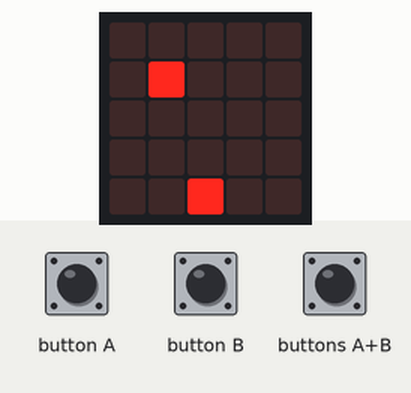
A program run on a simulated BBC micro:bit (MakeCode). Parts: the board's 5×5 LED display. The inputs (shaded band) are chosen by the test bench. Random numbers come from a fixed seed; the run ends where the board's game-over animation would start. At 4.1 s the program stops and its outputs stay as they are.

Above: at 1.6 s.
1.7 s: buttons A+B pressed for 0.15 s
At 1.9 s:
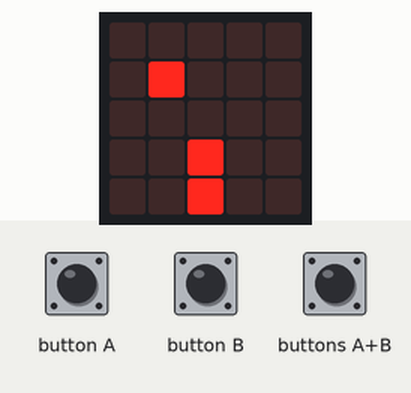
At 5.2 s:
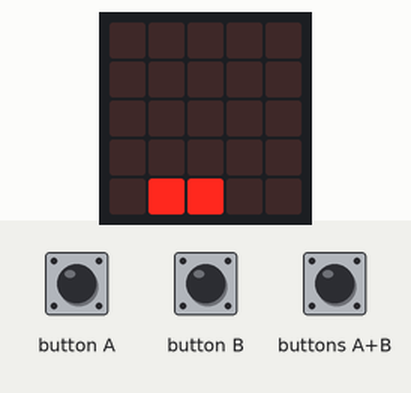
Timing chart, 0 to 5.6 s (numbered marks = the images above; inputs shaded):
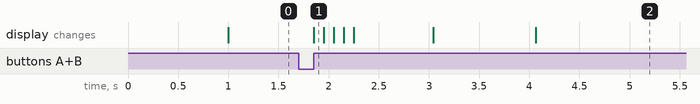

The program:

main.ts
```typescript
input.onButtonPressed(Button.A, function () {
    defendet.move(-1)
})
input.onButtonPressed(Button.AB, function () {
    biu = game.createSprite(defendet.get(LedSpriteProperty.X), defendet.get(LedSpriteProperty.Y))
    for (let index = 0; index < 4; index++) {
        biu.change(LedSpriteProperty.Y, -1)
        basic.pause(100)
    }
    biu.delete()
})
input.onButtonPressed(Button.B, function () {
    defendet.move(1)
})
let biu: game.LedSprite = null
let defendet: game.LedSprite = null
game.setScore(0)
defendet = game.createSprite(2, 4)
let invoder = game.createSprite(randint(0, 4), 0)
basic.forever(function () {

})
basic.forever(function () {
    if (biu) {
        if (biu.isTouching(invoder)) {
            game.addScore(1)
            invoder.set(LedSpriteProperty.X, randint(0, 4))
            invoder.set(LedSpriteProperty.Y, 0)
        }
    }
})
basic.forever(function () {
    basic.pause(1000)
    invoder.change(LedSpriteProperty.Y, 1)
})
basic.forever(function () {
    if (invoder.get(LedSpriteProperty.Y) == 4) {
        game.gameOver()
    }
})
```

test.ts
```typescript
// 在這裡測試；當此封包作為擴充功能時，將不會編譯此內容。
```
